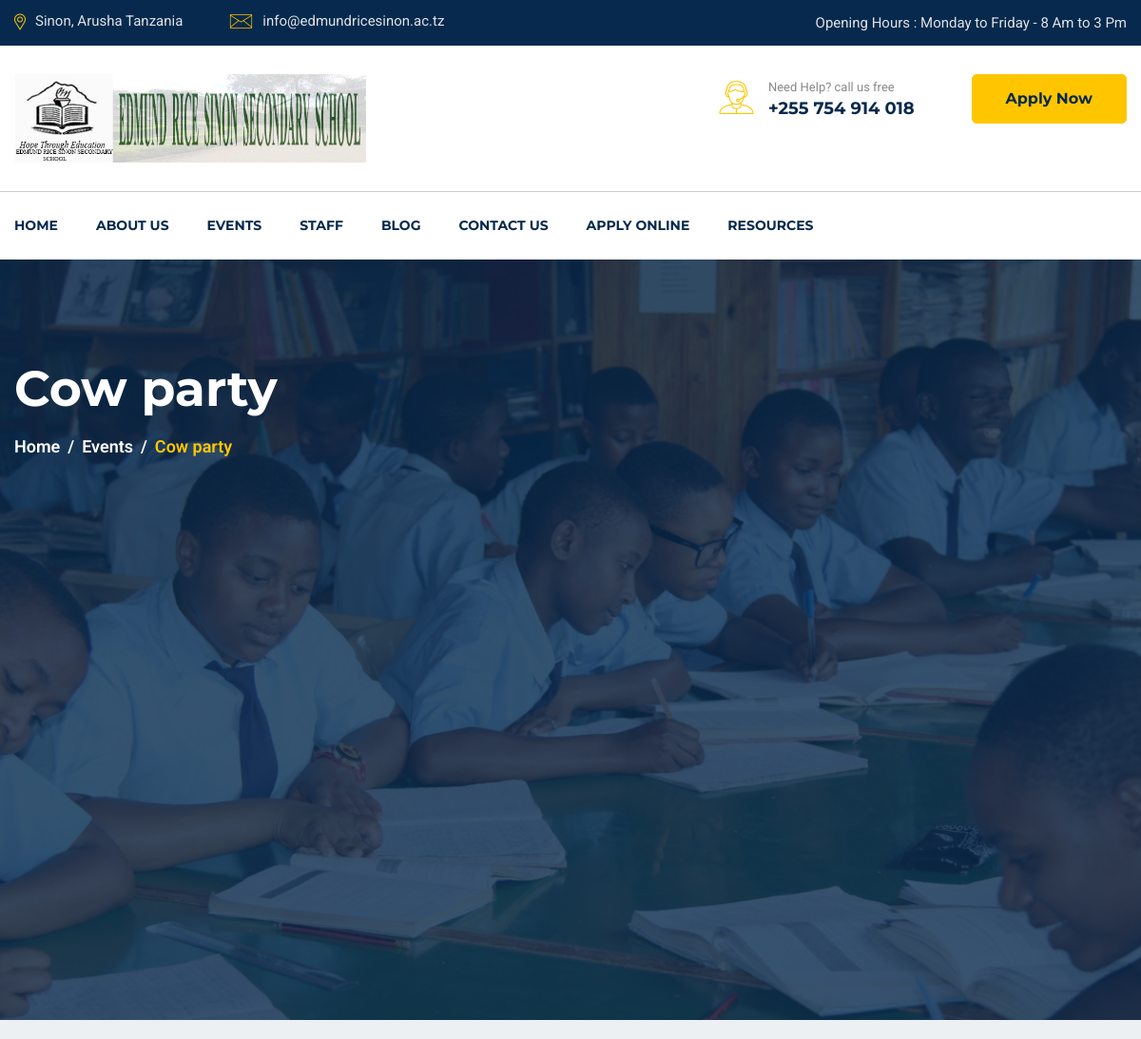
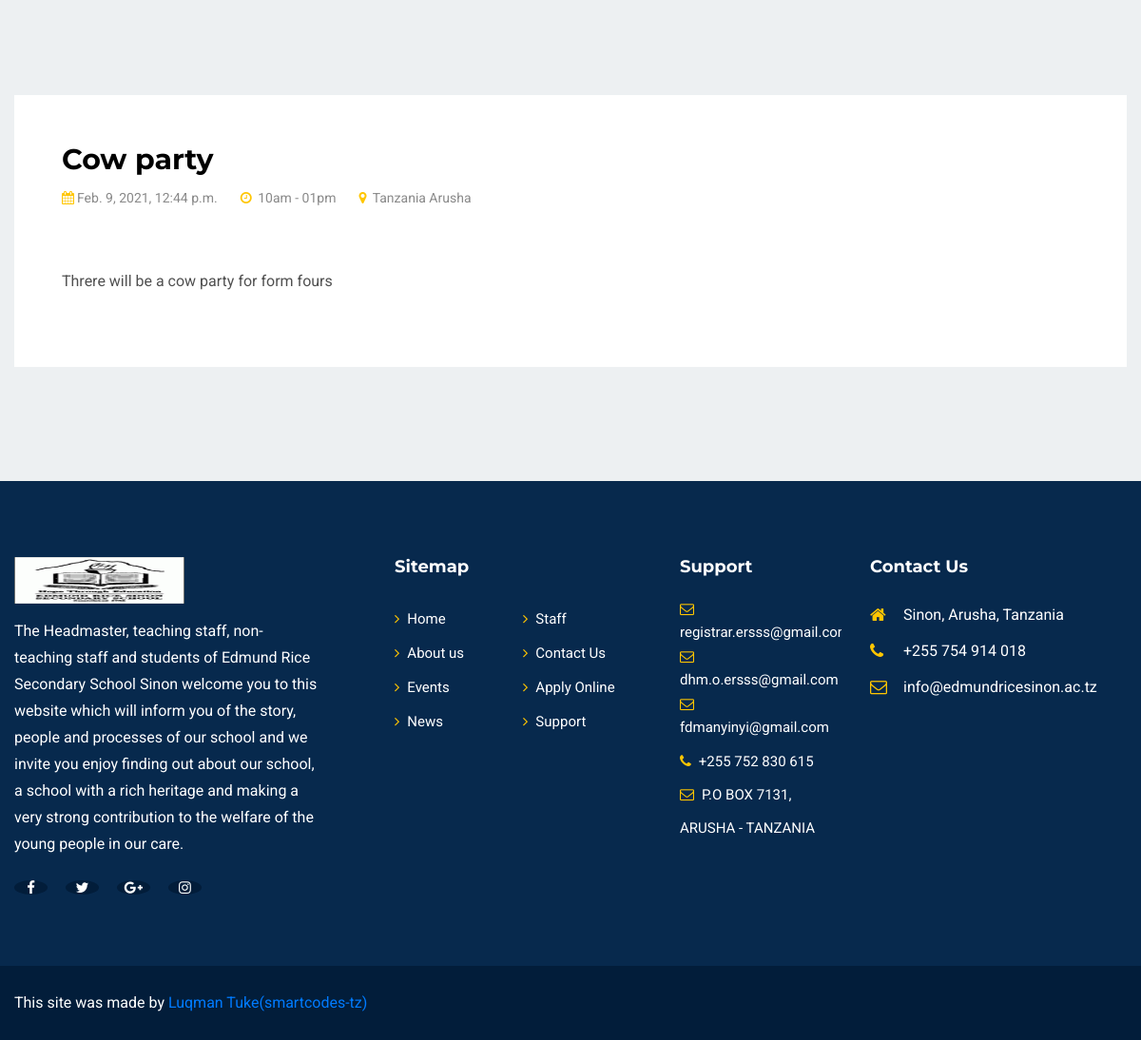
The page /events/cow-party/ on the database its author committed (2 pictures, top to bottom).
### events/models.py (models this page shows, shortened)
class Events(models.Model):
    name = models.CharField(max_length=400)
    image = models.ImageField(upload_to='Events')
    date = models.DateTimeField(default=timezone.now)
    time = models.CharField(max_length=50)
    location = models.CharField(max_length=100)
    body = RichTextField()
    slug = models.SlugField(max_length=400, blank=True)
    class Meta:
        ordering = ['-date']

### events/views.py (the view)
# urls.py: path('events/<slug:slug>/', event_detail, name="event_details")
def event_detail(request, slug):
    query = Events.objects.filter(slug__iexact=slug)
    if query.exists():
        query = query.first()
    else:
        return render(request, '404.html', status=404)
    context = {
        'event': query
    }
    return render(request, 'events/event_detail.html', context)

### templates/events/event_detail.html
{% extends 'base.html' %}
{% load static %}
{% block body %}
    <section id="page-banner" class="pt-105 pb-110 bg_cover" data-overlay="8" style="background-image: url({% static 'images/page-banner-3.jpg' %})">
        <div class="container">
            <div class="row">
                <div class="col-lg-12">
                    <div class="page-banner-cont">
                        <h2>{{ event.name }}</h2>
                        <nav aria-label="breadcrumb">
                            <ol class="breadcrumb">
                                <li class="breadcrumb-item"><a href="{% url 'home' %}">Home</a></li>
                                <li class="breadcrumb-item"><a href="{% url 'events_list' %}">Events</a></li>
                                <li class="breadcrumb-item active" aria-current="page">{{ event.name }}</li>
                            </ol>
                        </nav>
                    </div>
                </div>
            </div>
        </div>
    </section>
    <section id="event-singel" class="pt-120 pb-120 gray-bg">
        <div class="container">
            <div class="events-area">
                <div class="row">
                    <div class="col-lg-8">
                        <div class="events-left">
                            <h3>{{ event.name }}</h3>
                            <a href="#"><span><i class="fa fa-calendar"></i>{{ event.date }}</span></a>
                            <a href="#"><span><i class="fa fa-clock-o"></i> {{ event.time }}</span></a>
                            <a href="#"><span><i class="fa fa-map-marker"></i> {{ event.location }}</span></a>
                            <p>{{ event.body | safe }}</p>
                        </div>
                    </div>
                </div>
            </div>
        </div>
    </section>
{% endblock body %}

### static/css/default.css (style rules this page uses)
.pt-105 { padding-top: 105px; }
.pt-120 { padding-top: 120px; }
.pb-110 { padding-bottom: 110px; }
.pb-120 { padding-bottom: 120px; }
.gray-bg { background: #edf0f2; }
[data-overlay] { position: relative; }
[data-overlay]::before { background: #07294d none repeat scroll 0 0; content: ""; height: 100%; left: 0; position: absolute; top: 0; width: 100%; z-index: 1; }
[data-overlay="8"]::before { opacity: 0.8; }

### static/css/style.css (style rules this page uses)
body { font-family: 'Roboto', sans-serif; font-weight: 400; font-style: normal; -webkit-font-smoothing: antialiased; -moz-osx-font-smoothing: grayscale; }
i, span, a { display: inline-block; }
h1, h2, h3, h4, h5, h6 { font-family: 'Montserrat', sans-serif; font-weight: 700; color: #1d2025; margin: 0px; }
h2 { font-size: 36px; }
h3 { font-size: 28px; }
ul,ol { margin: 0px; padding: 0px; list-style-type: none; }
p { font-size: 16px; font-weight: 400; line-height: 28px; color: #505050; margin: 0px; }
.bg_cover { background-position: center center; background-size: cover; background-repeat: no-repeat; width: 100%; height: 100%; }
.page-banner-cont { position: relative; z-index: 5; }
.page-banner-cont h2 { font-size: 52px; color: #fff; padding-bottom: 15px; }
.page-banner-cont .breadcrumb { margin: 0; background: none; padding: 0; }
.page-banner-cont .breadcrumb .breadcrumb-item { color: #ffc600; font-size: 18px; font-weight: 600; margin-bottom: 2px; }
.page-banner-cont .breadcrumb .breadcrumb-item a { color: #fff; }
.page-banner-cont .breadcrumb-item + .breadcrumb-item::before { color: #fff; content: "/"; font-size: 18px; }
.events-area { background-color: #fff; padding: 45px 50px; }
.events-left h3 { padding-top: 5px; padding-bottom: 10px; color: #000; font-size: 30px; }
.events-left span { font-size: 14px; color: #8a8a8a; margin-right: 20px; }
.events-left span i { color: #ffc600; margin-right: 3px; }
.events-left p { padding-top: 31px; }

### rows shown on the page
Events: name "Cow party", date "Feb. 9, 2021, 12:44 p.m.", time "10am - 01pm", location "Tanzania Arusha", body "Threre will be a cow party for form fours"
